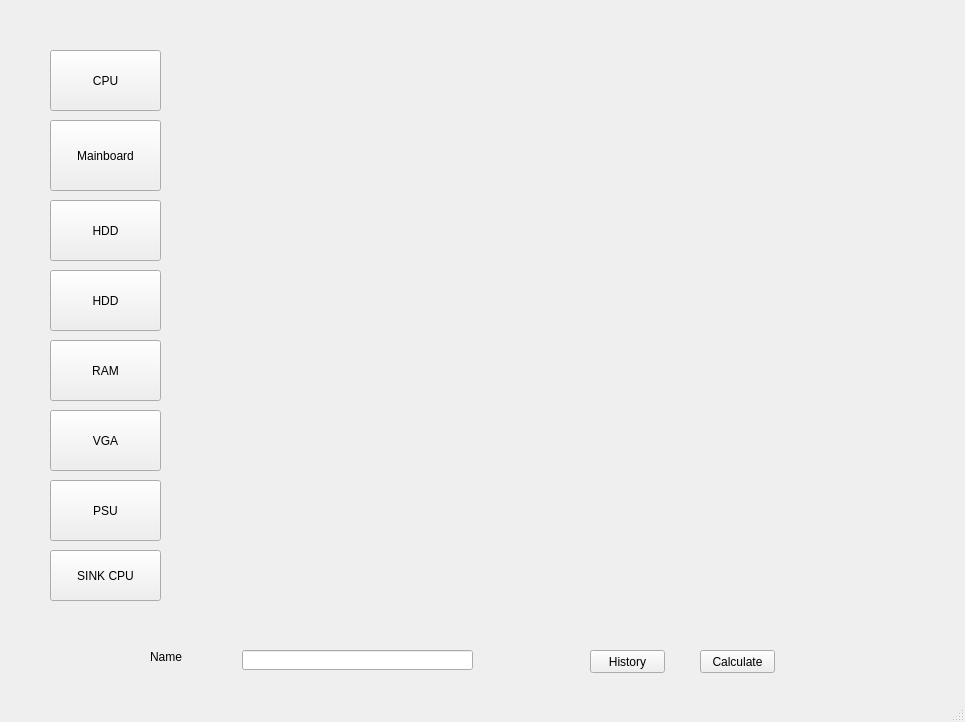
<?xml version="1.0" encoding="UTF-8"?>
<ui version="4.0">
 <class>MainWindow</class>
 <widget class="QMainWindow" name="MainWindow">
  <property name="geometry">
   <rect>
    <x>0</x>
    <y>0</y>
    <width>965</width>
    <height>722</height>
   </rect>
  </property>
  <property name="windowTitle">
   <string>MainWindow</string>
  </property>
  <widget class="QWidget" name="centralwidget">
   <widget class="QPushButton" name="selectCPU">
    <property name="geometry">
     <rect>
      <x>50</x>
      <y>50</y>
      <width>111</width>
      <height>61</height>
     </rect>
    </property>
    <property name="sizePolicy">
     <sizepolicy hsizetype="Minimum" vsizetype="Fixed">
      <horstretch>0</horstretch>
      <verstretch>0</verstretch>
     </sizepolicy>
    </property>
    <property name="text">
     <string>CPU</string>
    </property>
   </widget>
   <widget class="QPushButton" name="selectMainboard">
    <property name="geometry">
     <rect>
      <x>50</x>
      <y>120</y>
      <width>111</width>
      <height>71</height>
     </rect>
    </property>
    <property name="text">
     <string>Mainboard</string>
    </property>
   </widget>
   <widget class="QPushButton" name="selectRam">
    <property name="geometry">
     <rect>
      <x>50</x>
      <y>340</y>
      <width>111</width>
      <height>61</height>
     </rect>
    </property>
    <property name="text">
     <string>RAM</string>
    </property>
   </widget>
   <widget class="QPushButton" name="selectVGA">
    <property name="geometry">
     <rect>
      <x>50</x>
      <y>410</y>
      <width>111</width>
      <height>61</height>
     </rect>
    </property>
    <property name="text">
     <string>VGA</string>
    </property>
   </widget>
   <widget class="QPushButton" name="selectPSU">
    <property name="geometry">
     <rect>
      <x>50</x>
      <y>480</y>
      <width>111</width>
      <height>61</height>
     </rect>
    </property>
    <property name="text">
     <string>PSU</string>
    </property>
   </widget>
   <widget class="QPushButton" name="selectSink">
    <property name="geometry">
     <rect>
      <x>50</x>
      <y>550</y>
      <width>111</width>
      <height>51</height>
     </rect>
    </property>
    <property name="text">
     <string>SINK CPU</string>
    </property>
   </widget>
   <widget class="QPushButton" name="selectHDD1">
    <property name="geometry">
     <rect>
      <x>50</x>
      <y>200</y>
      <width>111</width>
      <height>61</height>
     </rect>
    </property>
    <property name="text">
     <string>HDD</string>
    </property>
   </widget>
   <widget class="QLabel" name="lblcpu">
    <property name="geometry">
     <rect>
      <x>190</x>
      <y>70</y>
      <width>421</width>
      <height>16</height>
     </rect>
    </property>
    <property name="text">
     <string/>
    </property>
   </widget>
   <widget class="QLabel" name="lblmb">
    <property name="geometry">
     <rect>
      <x>190</x>
      <y>140</y>
      <width>421</width>
      <height>16</height>
     </rect>
    </property>
    <property name="text">
     <string/>
    </property>
   </widget>
   <widget class="QLabel" name="lblhdd">
    <property name="geometry">
     <rect>
      <x>190</x>
      <y>220</y>
      <width>421</width>
      <height>16</height>
     </rect>
    </property>
    <property name="text">
     <string/>
    </property>
   </widget>
   <widget class="QLabel" name="lblram">
    <property name="geometry">
     <rect>
      <x>190</x>
      <y>360</y>
      <width>421</width>
      <height>16</height>
     </rect>
    </property>
    <property name="text">
     <string/>
    </property>
   </widget>
   <widget class="QLabel" name="lblvga">
    <property name="geometry">
     <rect>
      <x>190</x>
      <y>430</y>
      <width>421</width>
      <height>16</height>
     </rect>
    </property>
    <property name="text">
     <string/>
    </property>
   </widget>
   <widget class="QLabel" name="lblpsu">
    <property name="geometry">
     <rect>
      <x>190</x>
      <y>500</y>
      <width>421</width>
      <height>16</height>
     </rect>
    </property>
    <property name="text">
     <string/>
    </property>
   </widget>
   <widget class="QLabel" name="lblsink">
    <property name="geometry">
     <rect>
      <x>190</x>
      <y>570</y>
      <width>421</width>
      <height>16</height>
     </rect>
    </property>
    <property name="text">
     <string/>
    </property>
   </widget>
   <widget class="QPushButton" name="selectHDD2">
    <property name="geometry">
     <rect>
      <x>50</x>
      <y>270</y>
      <width>111</width>
      <height>61</height>
     </rect>
    </property>
    <property name="text">
     <string>HDD</string>
    </property>
   </widget>
   <widget class="QLabel" name="lblhdd_2">
    <property name="geometry">
     <rect>
      <x>190</x>
      <y>290</y>
      <width>421</width>
      <height>16</height>
     </rect>
    </property>
    <property name="text">
     <string/>
    </property>
   </widget>
   <widget class="QPushButton" name="btncal">
    <property name="geometry">
     <rect>
      <x>700</x>
      <y>650</y>
      <width>75</width>
      <height>23</height>
     </rect>
    </property>
    <property name="text">
     <string>Calculate</string>
    </property>
   </widget>
   <widget class="QPushButton" name="btnhistory">
    <property name="geometry">
     <rect>
      <x>590</x>
      <y>650</y>
      <width>75</width>
      <height>23</height>
     </rect>
    </property>
    <property name="text">
     <string>History</string>
    </property>
   </widget>
   <widget class="QLineEdit" name="lineEdit">
    <property name="geometry">
     <rect>
      <x>242</x>
      <y>650</y>
      <width>231</width>
      <height>20</height>
     </rect>
    </property>
   </widget>
   <widget class="QLabel" name="label">
    <property name="geometry">
     <rect>
      <x>150</x>
      <y>650</y>
      <width>47</width>
      <height>13</height>
     </rect>
    </property>
    <property name="text">
     <string>Name</string>
    </property>
   </widget>
  </widget>
  <widget class="QStatusBar" name="statusbar"/>
 </widget>
 <resources/>
 <connections/>
</ui>
